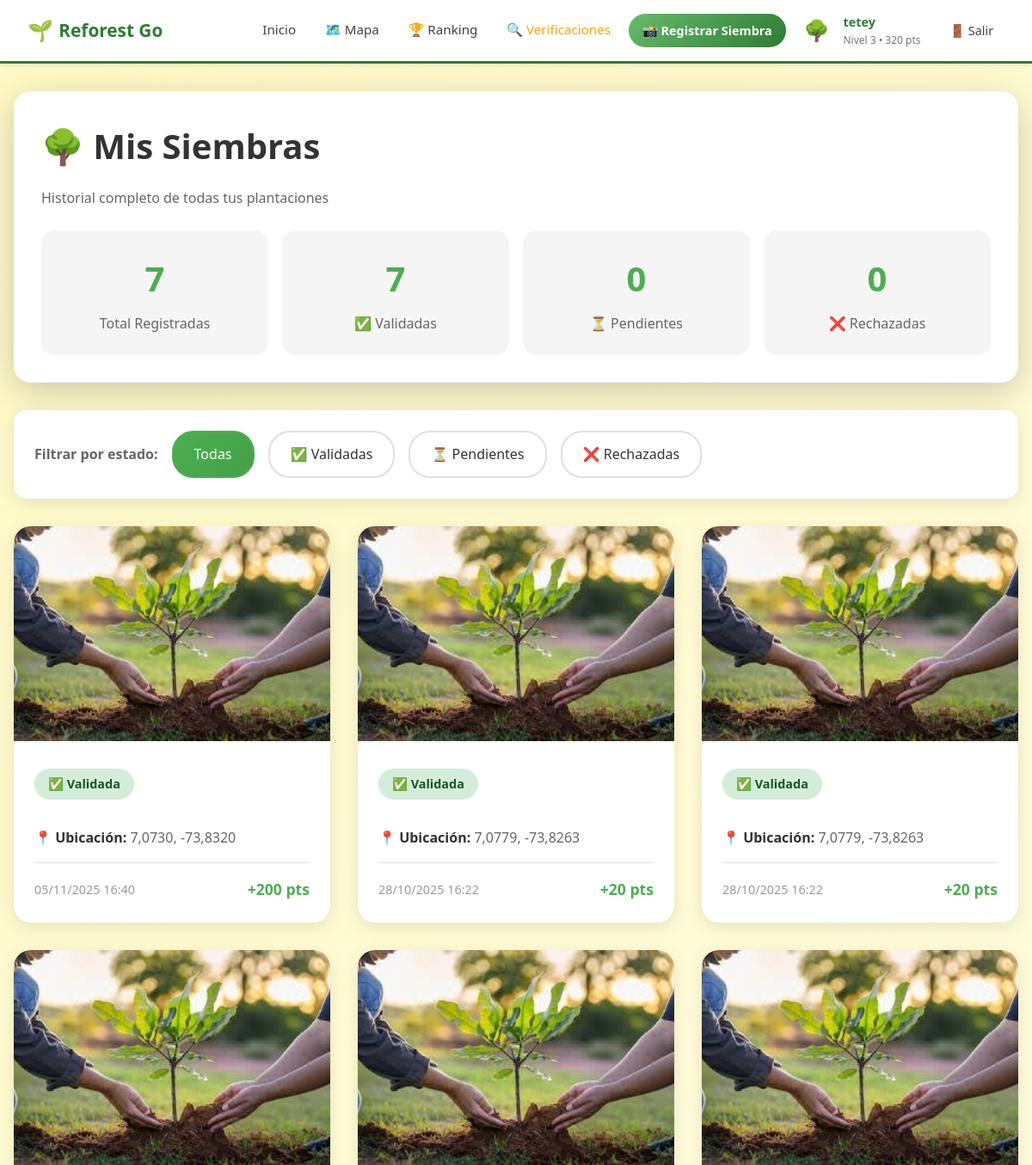
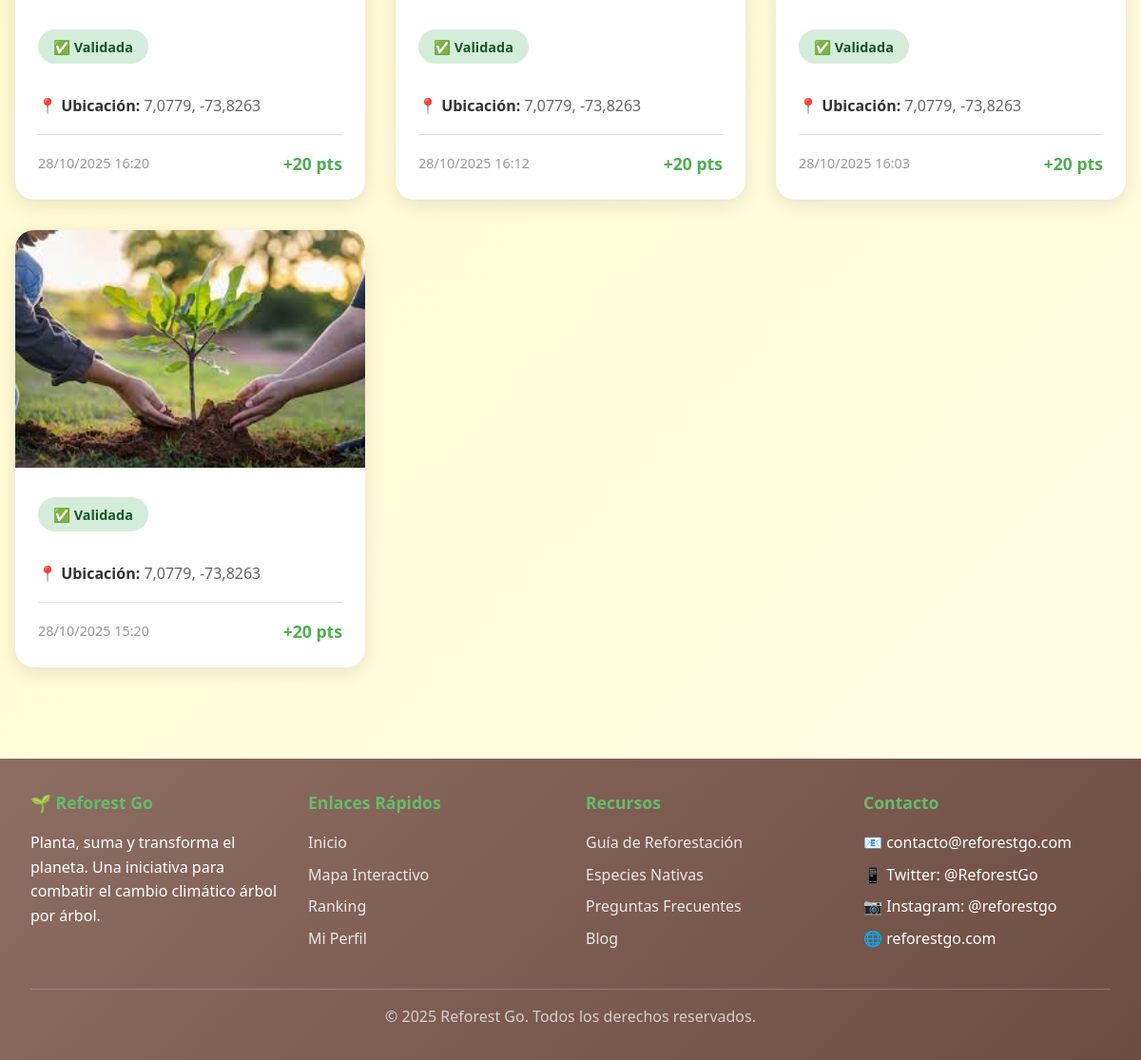
Page /siembras/ (signed in) on the committed database (2 pictures, top to bottom).
### core/models.py (models this page shows, shortened)
class Perfil(models.Model):
    ROLES = [
        ('usuario', 'Usuario'),
        ('verificador', 'Verificador'),
        ('admin', 'Administrador'),
    ]
    user = models.OneToOneField(User, on_delete=models.CASCADE, related_name='perfil')
    puntos = models.IntegerField(default=0)
    nivel = models.IntegerField(default=1)
    avatar_actual = models.ForeignKey(Avatar, on_delete=models.SET_NULL, null=True, blank=True)
    fecha_creacion = models.DateTimeField(auto_now_add=True)
    bio = models.TextField(max_length=500, blank=True)
    foto_perfil = models.ImageField(upload_to='perfiles/', null=True, blank=True)
    rol = models.CharField(max_length=20, choices=ROLES, default='usuario')
    verificaciones_realizadas = models.IntegerField(default=0)
    verificaciones_aprobadas = models.IntegerField(default=0)
    puntos_verificacion = models.IntegerField(default=0)
    class Meta:
        verbose_name = 'Perfil'
        verbose_name_plural = 'Perfiles'

class Avatar(models.Model):
    nombre = models.CharField(max_length=50)
    emoji = models.CharField(max_length=10, default="🌱")
    imagen = models.ImageField(upload_to='avatares/', null=True, blank=True)
    nivel_requerido = models.IntegerField(default=1)
    descripcion = models.TextField(blank=True)
    class Meta:
        ordering = ['nivel_requerido']
        verbose_name = 'Avatar'
        verbose_name_plural = 'Avatares'

class Siembra(models.Model):
    ESTADO_CHOICES = [
        ('pendiente', 'Pendiente'),
        ('en_verificacion', 'En Verificación'),
        ('validada', 'Validada'),
        ('rechazada', 'Rechazada'),
    ]
    usuario = models.ForeignKey(User, on_delete=models.CASCADE, related_name='siembras')
    foto = models.ImageField(upload_to='siembras/%Y/%m/')
    latitud = models.DecimalField(max_digits=9, decimal_places=6)
    longitud = models.DecimalField(max_digits=9, decimal_places=6)
    especie = models.CharField(max_length=100, blank=True)
    descripcion = models.TextField(max_length=500, blank=True)
    puntos_otorgados = models.IntegerField(default=20)
    estado = models.CharField(max_length=20, choices=ESTADO_CHOICES, default='pendiente')
    fecha_siembra = models.DateTimeField(auto_now_add=True)
    validada_por = models.ForeignKey(User, on_delete=models.SET_NULL, null=True, blank=True, related_name='validaciones')
    fecha_validacion = models.DateTimeField(null=True, blank=True)
    notas_admin = models.TextField(blank=True)
    oxigeno_generado = models.DecimalField(max_digits=10, decimal_places=2, default=0, help_text="kg O2/año")
    co2_absorbido = models.DecimalField(max_digits=10, decimal_places=2, default=0, help_text="kg CO2/año")
    ultima_actualizacion_oxigeno = models.DateTimeField(auto_now_add=True)
    class Meta:
        ordering = ['-fecha_siembra']
        verbose_name = 'Siembra'
        verbose_name_plural = 'Siembras'

### core/views.py (the view)
# urls.py: path('siembras/', views.mis_siembras, name='mis_siembras'),
@login_required
def mis_siembras(request):
    estado_filter = request.GET.get('estado', 'todas')
    siembras = request.user.siembras.all()
    if estado_filter != 'todas':
        siembras = siembras.filter(estado=estado_filter)
    paginator = Paginator(siembras, 12)
    page_number = request.GET.get('page')
    siembras_page = paginator.get_page(page_number)
    stats = {
        'total': request.user.siembras.count(),
        'validadas': request.user.siembras.filter(estado='validada').count(),
        'pendientes': request.user.siembras.filter(estado='pendiente').count(),
        'en_verificacion': request.user.siembras.filter(estado='en_verificacion').count(),
        'rechazadas': request.user.siembras.filter(estado='rechazada').count(),
    }
    context = {
        'siembras': siembras_page,
        'estado_filter': estado_filter,
        'stats': stats,
    }
    return render(request, 'mis_siembras.html', context)

### templates/mis_siembras.html (shortened to what this page needs)
{% extends 'base.html' %}
{% block content %}
<div class="siembras-header">
    <h1>🌳 Mis Siembras</h1>
    <p style="color: #666;">Historial completo de todas tus plantaciones</p>
    <div class="stats-row">
        <div class="stat-box">
            <div class="number">{{ stats.total }}</div>
            <div class="label">Total Registradas</div>
        </div>
        <div class="stat-box">
            <div class="number">{{ stats.validadas }}</div>
            <div class="label">✅ Validadas</div>
        </div>
        <div class="stat-box">
            <div class="number">{{ stats.pendientes }}</div>
            <div class="label">⏳ Pendientes</div>
        </div>
        <div class="stat-box">
            <div class="number">{{ stats.rechazadas }}</div>
            <div class="label">❌ Rechazadas</div>
        </div>
    </div>
</div>
<div class="filters">
    <span style="color: #666; font-weight: 600;">Filtrar por estado:</span>
    <a href="?estado=todas" class="filter-btn {% if estado_filter == 'todas' %}active{% endif %}">
        Todas
    </a>
    <a href="?estado=validada" class="filter-btn {% if estado_filter == 'validada' %}active{% endif %}">
        ✅ Validadas
    </a>
    <a href="?estado=pendiente" class="filter-btn {% if estado_filter == 'pendiente' %}active{% endif %}">
        ⏳ Pendientes
    </a>
    <a href="?estado=rechazada" class="filter-btn {% if estado_filter == 'rechazada' %}active{% endif %}">
        ❌ Rechazadas
    </a>
</div>
{% if siembras %}
<div class="siembras-grid">
    {% for siembra in siembras %}
    <div class="siembra-card">
        <img src="{{ siembra.foto.url }}" alt="Siembra" class="siembra-image">
        <div class="siembra-content">
            <span class="siembra-status {{ siembra.estado }}">
                {% if siembra.estado == 'validada' %}✅ Validada
                {% elif siembra.estado == 'pendiente' %}⏳ Pendiente
                {% else %}❌ Rechazada{% endif %}
            </span>
            <div class="siembra-info">
                <p><strong>📍 Ubicación:</strong> {{ siembra.latitud|floatformat:4 }}, {{ siembra.longitud|floatformat:4 }}</p>
            </div>
            <div class="siembra-meta">
                <span class="siembra-date">{{ siembra.fecha_siembra|date:"d/m/Y H:i" }}</span>
                {% if siembra.estado == 'validada' %}
                <span class="siembra-points">+{{ siembra.puntos_otorgados }} pts</span>
                {% endif %}
            </div>
        </div>
    </div>
    {% endfor %}
</div>
{% endif %}
{% endblock %}

### templates/base.html (shortened to what this page needs)
<!DOCTYPE html>
<html lang="es">
<head>
</head>
<body>
    <nav class="navbar">
        <div class="navbar-container">
            <a href="{% url 'reforest:index' %}" class="navbar-brand">
                <span class="logo">🌱</span>
                <span>Reforest Go</span>
            </a>
            <ul class="navbar-menu" id="navbarMenu">
                <li><a href="{% url 'reforest:index' %}">Inicio</a></li>
                <li><a href="{% url 'reforest:mapa' %}">🗺️ Mapa</a></li>
                {% if user.is_authenticated %}
                <li><a href="{% url 'reforest:ranking' %}">🏆 Ranking</a></li>
                {% if user.perfil.nivel >= 3 or user.perfil.rol == 'verificador' or user.perfil.rol == 'admin' or user.is_staff %}
                <li><a href="{% url 'reforest:mapa_verificacion' %}" style="color: #FFA500;">🔍 Verificaciones</a></li>
                {% endif %}
                <li><a href="{% url 'reforest:registrar_siembra' %}" class="btn-primary">📸 Registrar Siembra</a></li>
                <li class="navbar-user">
                    <a href="{% url 'reforest:perfil' %}"
                        style="display: flex; align-items: center; gap: 1rem; text-decoration: none; color: inherit;">
                        <span class="user-avatar">{{ user.perfil.avatar_actual.emoji }}</span>
                        <div class="user-info">
                            <span class="user-name">{{ user.get_full_name|default:user.username }}</span>
                            <span class="user-level">Nivel {{ user.perfil.nivel }} • {{ user.perfil.puntos }} pts</span>
                        </div>
                    </a>
                </li>
                <li>
                    <form method="post" action="{% url 'reforest:logout' %}" class="logout-form">
                        <button type="submit" class="logout-btn">🚪 Salir</button>
                    </form>
                </li>
                {% else %}
                <li><a href="{% url 'reforest:login' %}">Iniciar Sesión</a></li>
                <li><a href="{% url 'reforest:registro' %}" class="btn-primary">Registrarse</a></li>
                {% endif %}
            </ul>
        </div>
    </nav>
    <div class="main-content">
        {% block content %}{% endblock %}
    </div>
    <footer class="footer">
        <div class="footer-container">
            <div class="footer-section">
                <h3>🌱 Reforest Go</h3>
                <p>Planta, suma y transforma el planeta. Una iniciativa para combatir el cambio climático árbol por
                    árbol.</p>
            </div>
            <div class="footer-section">
                <h3>Enlaces Rápidos</h3>
                <ul>
                    <li><a href="{% url 'reforest:index' %}">Inicio</a></li>
                    <li><a href="{% url 'reforest:mapa' %}">Mapa Interactivo</a></li>
                    <li><a href="{% url 'reforest:ranking' %}">Ranking</a></li>
                    {% if user.is_authenticated %}
                    <li><a href="{% url 'reforest:perfil' %}">Mi Perfil</a></li>
                    {% else %}
                    <li><a href="{% url 'reforest:registro' %}">Registrarse</a></li>
                    {% endif %}
                </ul>
            </div>
            <div class="footer-section">
                <h3>Recursos</h3>
                <ul>
                    <li><a href="#">Guía de Reforestación</a></li>
                    <li><a href="#">Especies Nativas</a></li>
                    <li><a href="#">Preguntas Frecuentes</a></li>
                    <li><a href="#">Blog</a></li>
                </ul>
            </div>
            <div class="footer-section">
                <h3>Contacto</h3>
                <ul>
                    <li>📧 contacto@reforestgo.com</li>
                    <li>📱 Twitter: @ReforestGo</li>
                    <li>📷 Instagram: @reforestgo</li>
                    <li>🌐 reforestgo.com</li>
                </ul>
            </div>
        </div>
        <div class="footer-bottom">
            <p>&copy; 2025 Reforest Go. Todos los derechos reservados.</p>
        </div>
    </footer>
</body>
</html>

### templates/base.html (style rules this page uses)
* { margin: 0; padding: 0; box-sizing: border-box; }
:root { --verde-bosque: #2E7D32; --verde-claro: #66BB6A; --tierra-marron: #8D6E63; --crema-luz: #FFF9C4; --azul-cielo: #29B6F6; --gris-oscuro: #424242; --primary-color: var(--verde-bosque); --primary-dark: #1B5E20; --primary-light: var(--verde-claro); --secondary-color: var(--azul-cielo); --accent-color: var(--tierra-marron); --text-dark: var(--gris-oscuro); --text-light: #757575; --background: var(--crema-luz); --white: #ffffff; --success: var(--verde-claro); --warning: #FFA726; --danger: #E53935; --info: var(--azul-cielo); --shadow: 0 2px 8px rgba(0, 0, 0, 0.08); --shadow-lg: 0 10px 30px rgba(0, 0, 0, 0.15); }
body { font-family: 'Segoe UI', Tahoma, Geneva, Verdana, sans-serif; background: linear-gradient(135deg, var(--crema-luz) 0%, #FFFDE7 100%); color: var(--text-dark); line-height: 1.6; min-height: 100vh; display: flex; flex-direction: column; }
.navbar { background: var(--white); padding: 0.5rem 2rem; box-shadow: var(--shadow); position: sticky; top: 0; z-index: 1000; border-bottom: 3px solid var(--verde-bosque); }
.navbar-container { max-width: 1400px; margin: 0 auto; display: flex; justify-content: space-between; align-items: center; flex-wrap: wrap; gap: 0.5rem; min-height: 50px; }
.navbar-brand { display: flex; align-items: center; text-decoration: none; color: var(--verde-bosque); font-size: 1.3rem; font-weight: 700; transition: transform 0.3s; }
.navbar-brand .logo { font-size: 1.5rem; margin-right: 0.4rem; }
.navbar-menu { display: flex; align-items: center; gap: 0.5rem; list-style: none; }
.navbar-menu a { text-decoration: none; color: var(--text-dark); font-weight: 500; transition: all 0.3s; padding: 0.4rem 0.8rem; border-radius: 8px; font-size: 0.95rem; }
.navbar-menu .btn-primary { background: linear-gradient(135deg, var(--verde-claro) 0%, var(--verde-bosque) 100%); color: var(--white); padding: 0.5rem 1rem; border-radius: 20px; font-weight: 600; font-size: 0.9rem; }
.navbar-user { display: flex; align-items: center; gap: 0.6rem; }
.user-avatar { font-size: 1.5rem; }
.user-info { display: flex; flex-direction: column; }
.user-name { font-weight: 600; color: var(--verde-bosque); font-size: 0.9rem; }
.user-level { font-size: 0.75rem; color: var(--text-light); }
.logout-btn { background: none; border: none; color: var(--text-dark); font-weight: 500; padding: 0.4rem 0.8rem; border-radius: 8px; cursor: pointer; font-size: 0.9rem; font-family: inherit; transition: all 0.3s; }
.logout-form { display: inline; margin: 0; }
.main-content { flex: 1; width: 100%; max-width: 1400px; margin: 2rem auto; padding: 0 1rem; }
.footer { background: linear-gradient(135deg, var(--tierra-marron) 0%, #6D4C41 100%); color: var(--white); padding: 2rem; margin-top: 4rem; }
.footer-container { max-width: 1400px; margin: 0 auto; display: grid; grid-template-columns: repeat(auto-fit, minmax(250px, 1fr)); gap: 2rem; }
.footer-section h3 { color: var(--verde-claro); margin-bottom: 1rem; font-size: 1.1rem; }
.footer-section ul { list-style: none; }
.footer-section ul li { margin-bottom: 0.5rem; }
.footer-section a { color: rgba(255, 255, 255, 0.85); text-decoration: none; transition: all 0.3s; }
.footer-bottom { text-align: center; margin-top: 2rem; padding-top: 1rem; border-top: 1px solid rgba(255, 255, 255, 0.2); color: rgba(255, 255, 255, 0.7); }

### rows in the picture
Siembra: foto (picture), estado "✅ Validada", latitud "7,0730", longitud "-73,8320", fecha_siembra "05/11/2025 16:40", puntos_otorgados "200"
Siembra: foto (picture), estado "✅ Validada", latitud "7,0779", longitud "-73,8263", fecha_siembra "28/10/2025 16:22", puntos_otorgados "20"
Siembra: foto (picture), estado "✅ Validada", latitud "7,0779", longitud "-73,8263", fecha_siembra "28/10/2025 16:22", puntos_otorgados "20"
Siembra: foto (picture), estado "✅ Validada", latitud "7,0779", longitud "-73,8263", fecha_siembra "28/10/2025 16:20", puntos_otorgados "20"
Siembra: foto (picture), estado "✅ Validada", latitud "7,0779", longitud "-73,8263", fecha_siembra "28/10/2025 16:12", puntos_otorgados "20"
Siembra: foto (picture), estado "✅ Validada", latitud "7,0779", longitud "-73,8263", fecha_siembra "28/10/2025 16:03", puntos_otorgados "20"
Siembra: foto (picture), estado "✅ Validada", latitud "7,0779", longitud "-73,8263", fecha_siembra "28/10/2025 15:20", puntos_otorgados "20"

### other values in the picture
{{ user.perfil.avatar_actual.emoji }} "🌳"
{{ user.get_full_name|default:user.username }} "tetey"
{{ user.perfil.nivel }} "3"
{{ user.perfil.puntos }} "320"
{{ stats.total }} "7"
{{ stats.validadas }} "7"
{{ stats.pendientes }} "0"
{{ stats.rechazadas }} "0"
